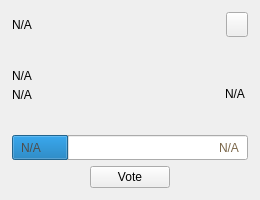
<?xml version="1.0" encoding="UTF-8"?>
<ui version="4.0">
 <class>ProposalCard</class>
 <widget class="QWidget" name="ProposalCard">
  <property name="geometry">
   <rect>
    <x>0</x>
    <y>0</y>
    <width>260</width>
    <height>200</height>
   </rect>
  </property>
  <property name="sizePolicy">
   <sizepolicy hsizetype="MinimumExpanding" vsizetype="MinimumExpanding">
    <horstretch>0</horstretch>
    <verstretch>0</verstretch>
   </sizepolicy>
  </property>
  <property name="minimumSize">
   <size>
    <width>260</width>
    <height>200</height>
   </size>
  </property>
  <property name="maximumSize">
   <size>
    <width>330</width>
    <height>200</height>
   </size>
  </property>
  <layout class="QVBoxLayout" name="verticalLayout_1">
   <property name="spacing">
    <number>0</number>
   </property>
   <property name="leftMargin">
    <number>0</number>
   </property>
   <property name="topMargin">
    <number>0</number>
   </property>
   <property name="rightMargin">
    <number>0</number>
   </property>
   <property name="bottomMargin">
    <number>0</number>
   </property>
   <item>
    <widget class="QWidget" name="card" native="true">
     <property name="sizePolicy">
      <sizepolicy hsizetype="Preferred" vsizetype="Minimum">
       <horstretch>0</horstretch>
       <verstretch>0</verstretch>
      </sizepolicy>
     </property>
     <property name="minimumSize">
      <size>
       <width>0</width>
       <height>200</height>
      </size>
     </property>
     <property name="styleSheet">
      <string notr="true"/>
     </property>
     <layout class="QVBoxLayout" name="verticalLayout_2" stretch="4,4,2,4">
      <property name="leftMargin">
       <number>12</number>
      </property>
      <property name="topMargin">
       <number>12</number>
      </property>
      <property name="rightMargin">
       <number>12</number>
      </property>
      <property name="bottomMargin">
       <number>12</number>
      </property>
      <item>
       <layout class="QHBoxLayout" name="horizontalLayout_1">
        <property name="spacing">
         <number>0</number>
        </property>
        <item>
         <widget class="QLabel" name="labelPropName">
          <property name="text">
           <string notr="true">N/A</string>
          </property>
         </widget>
        </item>
        <item>
         <spacer name="horizontalSpacer_1">
          <property name="orientation">
           <enum>Qt::Horizontal</enum>
          </property>
          <property name="sizeHint" stdset="0">
           <size>
            <width>40</width>
            <height>20</height>
           </size>
          </property>
         </spacer>
        </item>
        <item>
         <widget class="QPushButton" name="btnLink">
          <property name="sizePolicy">
           <sizepolicy hsizetype="Fixed" vsizetype="Fixed">
            <horstretch>0</horstretch>
            <verstretch>0</verstretch>
           </sizepolicy>
          </property>
          <property name="maximumSize">
           <size>
            <width>22</width>
            <height>25</height>
           </size>
          </property>
          <property name="cursor">
           <cursorShape>PointingHandCursor</cursorShape>
          </property>
          <property name="focusPolicy">
           <enum>Qt::NoFocus</enum>
          </property>
          <property name="text">
           <string/>
          </property>
         </widget>
        </item>
       </layout>
      </item>
      <item>
       <widget class="QWidget" name="widget" native="true">
        <layout class="QHBoxLayout" name="horizontalLayout_2">
         <property name="spacing">
          <number>0</number>
         </property>
         <property name="leftMargin">
          <number>0</number>
         </property>
         <property name="topMargin">
          <number>0</number>
         </property>
         <property name="rightMargin">
          <number>0</number>
         </property>
         <property name="bottomMargin">
          <number>0</number>
         </property>
         <item>
          <widget class="QWidget" name="containerAmount" native="true">
           <property name="sizePolicy">
            <sizepolicy hsizetype="Preferred" vsizetype="Fixed">
             <horstretch>0</horstretch>
             <verstretch>0</verstretch>
            </sizepolicy>
           </property>
           <layout class="QVBoxLayout" name="verticalLayout_3">
            <property name="spacing">
             <number>5</number>
            </property>
            <property name="sizeConstraint">
             <enum>QLayout::SetMinimumSize</enum>
            </property>
            <property name="leftMargin">
             <number>0</number>
            </property>
            <property name="topMargin">
             <number>0</number>
            </property>
            <property name="rightMargin">
             <number>0</number>
            </property>
            <property name="bottomMargin">
             <number>0</number>
            </property>
            <item alignment="Qt::AlignBottom">
             <widget class="QLabel" name="labelPropAmount">
              <property name="text">
               <string notr="true">N/A</string>
              </property>
             </widget>
            </item>
            <item>
             <widget class="QLabel" name="labelPropMonths">
              <property name="text">
               <string notr="true">N/A</string>
              </property>
             </widget>
            </item>
           </layout>
          </widget>
         </item>
         <item>
          <spacer name="horizontalSpacer_2">
           <property name="orientation">
            <enum>Qt::Horizontal</enum>
           </property>
           <property name="sizeHint" stdset="0">
            <size>
             <width>40</width>
             <height>20</height>
            </size>
           </property>
          </spacer>
         </item>
         <item alignment="Qt::AlignVCenter">
          <widget class="QLabel" name="labelStatus">
           <property name="styleSheet">
            <string notr="true">margin-top:16;</string>
           </property>
           <property name="text">
            <string notr="true">N/A</string>
           </property>
          </widget>
         </item>
        </layout>
       </widget>
      </item>
      <item>
       <widget class="QWidget" name="containerVotes" native="true">
        <property name="sizePolicy">
         <sizepolicy hsizetype="Preferred" vsizetype="Fixed">
          <horstretch>0</horstretch>
          <verstretch>0</verstretch>
         </sizepolicy>
        </property>
        <layout class="QGridLayout" name="gridLayout">
         <property name="leftMargin">
          <number>0</number>
         </property>
         <property name="topMargin">
          <number>0</number>
         </property>
         <property name="rightMargin">
          <number>0</number>
         </property>
         <property name="bottomMargin">
          <number>0</number>
         </property>
         <property name="spacing">
          <number>0</number>
         </property>
         <item row="0" column="0">
          <widget class="QProgressBar" name="votesBar">
           <property name="sizePolicy">
            <sizepolicy hsizetype="Expanding" vsizetype="Expanding">
             <horstretch>0</horstretch>
             <verstretch>0</verstretch>
            </sizepolicy>
           </property>
           <property name="minimumSize">
            <size>
             <width>0</width>
             <height>25</height>
            </size>
           </property>
           <property name="font">
            <font>
             <stylestrategy>NoAntialias</stylestrategy>
            </font>
           </property>
           <property name="value">
            <number>24</number>
           </property>
           <property name="textVisible">
            <bool>false</bool>
           </property>
          </widget>
         </item>
         <item row="0" column="0">
          <widget class="QWidget" name="containerText" native="true">
           <property name="minimumSize">
            <size>
             <width>0</width>
             <height>0</height>
            </size>
           </property>
           <layout class="QHBoxLayout" name="horizontalLayout_3">
            <property name="spacing">
             <number>0</number>
            </property>
            <property name="topMargin">
             <number>0</number>
            </property>
            <property name="bottomMargin">
             <number>0</number>
            </property>
            <item>
             <widget class="QLabel" name="labelNo">
              <property name="styleSheet">
               <string notr="true">color:#4D4D4D;</string>
              </property>
              <property name="text">
               <string notr="true">N/A</string>
              </property>
             </widget>
            </item>
            <item>
             <spacer name="horizontalSpacer_3">
              <property name="orientation">
               <enum>Qt::Horizontal</enum>
              </property>
              <property name="sizeHint" stdset="0">
               <size>
                <width>93</width>
                <height>20</height>
               </size>
              </property>
             </spacer>
            </item>
            <item>
             <widget class="QLabel" name="labelYes">
              <property name="styleSheet">
               <string notr="true">color:#7A6649;</string>
              </property>
              <property name="text">
               <string notr="true">N/A</string>
              </property>
             </widget>
            </item>
           </layout>
          </widget>
         </item>
        </layout>
       </widget>
      </item>
      <item>
       <layout class="QHBoxLayout" name="horizontalLayout_4">
        <item>
         <spacer name="horizontalSpacer_4">
          <property name="orientation">
           <enum>Qt::Horizontal</enum>
          </property>
          <property name="sizeHint" stdset="0">
           <size>
            <width>40</width>
            <height>20</height>
           </size>
          </property>
         </spacer>
        </item>
        <item>
         <widget class="QPushButton" name="btnVote">
          <property name="minimumSize">
           <size>
            <width>80</width>
            <height>0</height>
           </size>
          </property>
          <property name="focusPolicy">
           <enum>Qt::NoFocus</enum>
          </property>
          <property name="styleSheet">
           <string notr="true"/>
          </property>
          <property name="text">
           <string>Vote</string>
          </property>
         </widget>
        </item>
        <item>
         <spacer name="horizontalSpacer_5">
          <property name="orientation">
           <enum>Qt::Horizontal</enum>
          </property>
          <property name="sizeHint" stdset="0">
           <size>
            <width>40</width>
            <height>20</height>
           </size>
          </property>
         </spacer>
        </item>
       </layout>
      </item>
     </layout>
    </widget>
   </item>
  </layout>
 </widget>
 <resources/>
 <connections/>
</ui>
